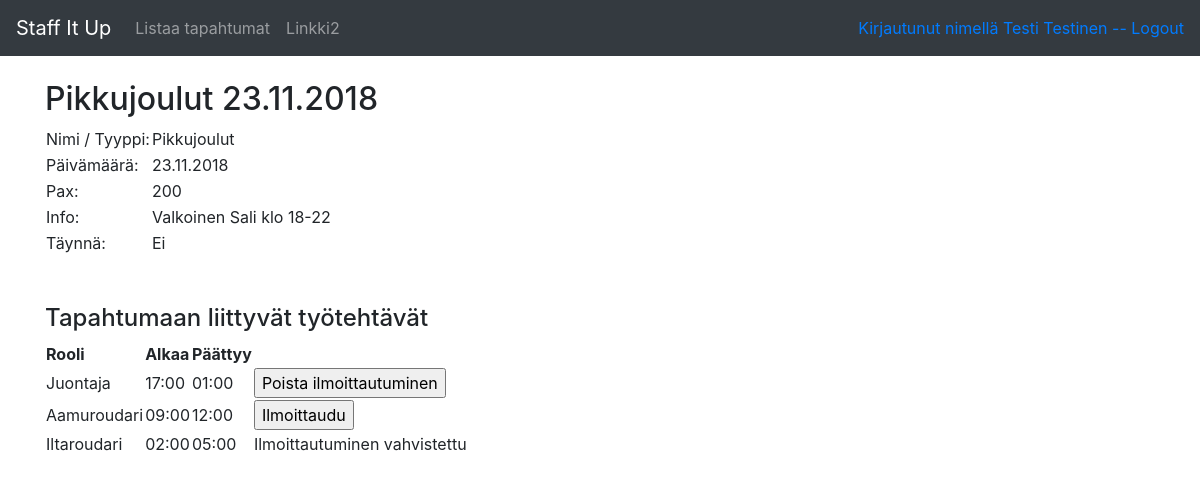
The page /user/events/1/details (signed in) on the database its author committed.
### application/auth/models.py (models this page shows, shortened)
class User(db.Model):
    __tablename__ = "account"
    id = db.Column(db.Integer, primary_key=True)
    date_created = db.Column(db.DateTime, default=db.func.current_timestamp())
    date_modified = db.Column(db.DateTime, default=db.func.current_timestamp(),
                              onupdate=db.func.current_timestamp())
    name = db.Column(db.String(144), nullable=False)
    username = db.Column(db.String(20), nullable=False)
    password = db.Column(db.String(30), nullable=False)
    email = db.Column(db.String(144))
    phone = db.Column(db.String(20))
    roles = db.relationship("Role", secondary="account_role")
    def is_authenticated(self):
        return True

### application/events/models.py (models this page shows, shortened)
class Event(db.Model):
    id = db.Column(db.Integer, primary_key=True)
    type = db.Column(db.String(144), nullable=False)
    date = db.Column(db.Date, nullable=False)
    pax = db.Column(db.Integer)
    info = db.Column(db.String(500))
    staffed = db.Column(db.Boolean, nullable=False)
    assignments = db.relationship("Assignment", backref='event', lazy=True)

### application/assignments/models.py (models this page shows, shortened)
class Assignment(db.Model):
    id = db.Column(db.Integer, primary_key=True)
    starttime = db.Column(db.Time, nullable=False)
    endtime = db.Column(db.Time, nullable=False)
    role = db.Column(db.String(144), nullable=False)
    event_id = db.Column(db.Integer, db.ForeignKey('event.id'),
       nullable=False)
    users = db.relationship("User", secondary="account_assignment")
    registrations = db.relationship("AssignmentRegistration", backref='assignment', lazy=True)
    @staticmethod
    def check_reg_existence(user, assignment):
        r = AssignmentRegistration.query.filter_by(account_id=user, assignment_id=assignment).first()
        if r:
            return True
        else:
            return False
    @staticmethod
    def check_reg_confirmed(user, assignment):
        r = AssignmentRegistration.query.filter_by(account_id=user, assignment_id=assignment).first()
        if r and r.confirmed == True:
            return True
        else:
            return False

### application/events/views.py (the view)
@app.route("/user/events/<event_id>/details", methods=["GET"])
@login_required(role="user")
def event_details_user(event_id):
    event = Event.query.get(event_id)
    return render_template("user/events/event.html", event=event, assignments=event.assignments)

### application/__init__.py (called while the page is built)
def login_required(role="ANY"):
    def wrapper(fn):
        @wraps(fn)
        def decorated_view(*args, **kwargs):
            if not current_user.is_authenticated():
                return login_manager.unauthorized()
            unauthorized = False
            if role != "ANY":
                unauthorized = True
                if role == "admin":
                    login_manager.login_view = "admin_login"
                for user_role in current_user.roles:
                    if user_role.name == role:
                        unauthorized = False
                        break
            if unauthorized:
                return login_manager.unauthorized()
            login_manager.login_view = "auth_login"
            return fn(*args, **kwargs)
        return decorated_view
    return wrapper

@login_manager.user_loader
def load_user(user_id):
    return User.query.get(user_id)

### application/templates/user/events/event.html
{% extends "user/layout.html" %}
{% block body %}
<h2>{{ event.type }} {{ event.date.strftime("%d.%m.%Y") }}</h2>
  <table>
    <tr>
      <td>Nimi / Tyyppi: </td>
      <td>{{ event.type }}</td>
    </tr>
    <tr>
      <td>Päivämäärä: </td>
      <td>{{ event.date.strftime("%d.%m.%Y") }}</td>
    </tr>
    <tr>
      <td>Pax: </td>
      <td>{{ event.pax }}</td>
    </tr>
    <tr>
      <td>Info: </td>
      <td>{{ event.info }}</td>
    </tr>
    <tr>
      <td>Täynnä: </td>
      {% if event.staffed  %}
      <td>Kyllä</td>
      {% else %}
      <td>Ei</td>
      {% endif %}
    </tr>
  </table>
  <br><br>
  <h4>Tapahtumaan liittyvät työtehtävät</h4>
  <table>
    <tr>
      <th>Rooli</th>
      <th>Alkaa</th>
      <th>Päättyy</th>
    </tr>
    {% for assignment in assignments %}
    <tr>
      <td> {{ assignment.role }}</a>
      </td>
      <td>{{ assignment.starttime.strftime("%H:%M") }}</td>
      <td>{{ assignment.endtime.strftime("%H:%M") }}</td>
      <td>
        {% if assignment.check_reg_confirmed(current_user.id, assignment.id) == True %}
        Ilmoittautuminen vahvistettu
        {% elif assignment.check_reg_existence(current_user.id, assignment.id) %}
        <form method="POST" action="{{ url_for('reg_delete', assignment_id=assignment.id, event_id=event.id) }}">
	        <input type="submit" value="Poista ilmoittautuminen"/>
	      </form>
        {% else %}
        <form method="POST" action="{{ url_for('reg_create', assignment_id=assignment.id, event_id=event.id) }}">
	        <input type="submit" value="Ilmoittaudu"/>
	      </form>
        {% endif %}
      </td
    </tr>
    {% endfor %}
  </table>
{% endblock %}

### application/templates/user/layout.html (shortened to what this page needs)
<!DOCTYPE html>
  <html>
    <head>
      <link rel="stylesheet" href="https://maxcdn.bootstrapcdn.com/bootstrap/4.0.0/css/bootstrap.min.css">
    </head>
    <body>
      <nav class="navbar navbar-expand-md navbar-dark bg-dark mb-4">
	      <a class="navbar-brand" href="{{ url_for('user_index') }} ">Staff It Up</a>
	        <div class="collapse navbar-collapse" id="navbarCollapse">
            <ul class="navbar-nav mr-auto">
              <li class="nav-item">
                <a class="nav-link" href="{{ url_for('events_userindex') }}">Listaa tapahtumat</a>
              </li>
              <li class="nav-item">
                <a class="nav-link" href="{{ url_for('user_index') }}">Linkki2</a>
              </li>
            </ul>
            <div class="form-inline mt-2 mt-md-0">
	            {% if current_user.is_authenticated %}
	            <a href="{{ url_for('auth_logout') }}">Kirjautunut nimellä {{ current_user.name }} -- Logout</a>
	            {% endif %}
            </div>
	        </div>
        </nav>
        <main role="main" class="container">
	        {% block body %}{% endblock %}
      </main>
    </body>
  </html>

### rows shown on the page
User: name "Testi Testinen"
Event: type "Pikkujoulut", date "23.11.2018", pax "200", info "Valkoinen Sali klo 18-22"
Assignment: role "Juontaja", starttime "17:00", endtime "01:00"
Assignment: role "Aamuroudari", starttime "09:00", endtime "12:00"
Assignment: role "Iltaroudari", starttime "02:00", endtime "05:00", shows "Ilmoittautuminen vahvistettu"
